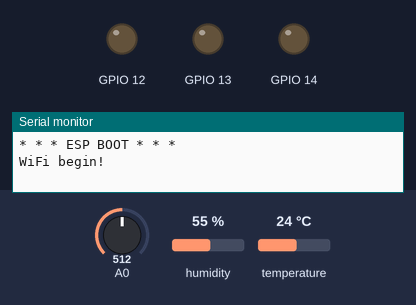
Simulated run of this sketch. Board: ESP8266 (NodeMCU). On the bench: output pins drawn as LEDs (lit = HIGH), the last lines printed to the serial monitor. The test bench sets the inputs (shaded band); at power-on: A0 = 512, humidity 55 %, temperature 24 °C. WiFi joins after 1.5 s; servers stay silent unless stated; network time is answered at once with the bench clock; uploads are accepted with an empty reply; the local clock reads 2024-03-15 10:24:30 at power-on unless the sketch sets it.

Above: at 0.1 s.
At 1.8 s:
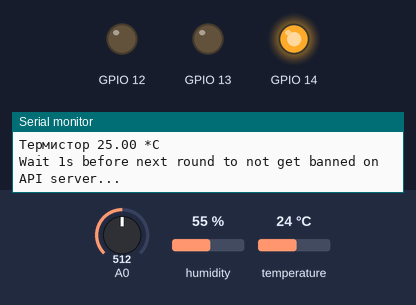
Timing chart, 0 to 3.3 s (numbered marks = the images above):
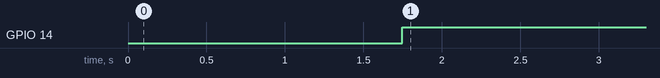

The sketch:

ladurbo_dht.ino
```cpp
#include <Arduino.h>
#include <ESP8266WiFi.h>
#include <ESP8266HTTPClient.h>
#include <WiFiClientSecureBearSSL.h>
#include "DHT.h"
#include "thermistor.h"
#include <WiFiUdp.h>
#include <NTPClient.h>
DHT dht(4, DHT22);
thermistor therm(0, 10000, 3950);
WiFiUDP ntpUDP;
int hrs;
NTPClient timeClient(ntpUDP, "europe.pool.ntp.org", 3 * 3600, 60000);
void setup() {
  Serial.begin(115200);
  Serial.println(F("\n\r* * * ESP BOOT * * *"));
  Serial.println(F("WiFi begin!"));
  WiFi.mode(WIFI_STA);
  WiFi.begin("liki", "06086080");
  pinMode(12, OUTPUT);
  pinMode(13, OUTPUT);
  pinMode(14, OUTPUT);
  digitalWrite(14, 0);
  timeClient.begin();


dht.begin();
  while (WiFi.status() != WL_CONNECTED) {
    delay(500);
    Serial.print(".");
  }
  Serial.println(F("\n\rWiFi connected!"));
}

void getpr24h() {
  float h = dht.readHumidity();
  float t = dht.readTemperature();
  std::unique_ptr<BearSSL::WiFiClientSecure>client(new BearSSL::WiFiClientSecure);
  client->setInsecure();
  HTTPClient https;
  String lol = "https://ladurbo.tk/esp8266/esp.php?t=";
  lol += String(t);
  lol += "&&h=";
  lol += String(h);
  Serial.print("Температура ");
  Serial.print(t);
  Serial.println();
  Serial.print("Влажность ");
  Serial.print(h);
  Serial.println();
  Serial.println(lol);
  if (https.begin(*client, lol)) {  // HTTPS
    int httpCode = https.GET();
    if (httpCode > 0) {
      Serial.printf("[HTTPS] GET... code: %d\n", httpCode);
      if (httpCode == HTTP_CODE_OK) {
        String payload = https.getString();
        Serial.println(String("[HTTPS] Received payload: ") + payload);
        int fan = payload.substring(1, payload.indexOf("l", 1)).toInt();
        int light = payload.substring(payload.indexOf("l", 1)+1, payload.length()-1).toInt();
        if (hrs > 23 or hrs < 9){
          Serial.println("Время спать");
          fan = 0;
          light = 0;
        }
        Serial.print("Вентилятор: ");
        Serial.print(fan);
        Serial.print(" Свет: ");
        Serial.print(light);
        Serial.println();
        analogWrite(12, fan);
        analogWrite(13, light);
        //int value = map(therm.getTempAverage(), 11, 21, 350, 1023);
        if (therm.getTempAverage() > 16) {
          digitalWrite(14, 1);
        }
        if (therm.getTempAverage() < 11 or light == 1) {
          digitalWrite(14, 0);
        }
        //Serial.println(value);
        //analogWrite(14, value);
      }
    } else {
      Serial.printf("[HTTPS] GET... failed, error: %s\n\r", https.errorToString(httpCode).c_str());
    }

    https.end();
  } else {
    Serial.printf("[HTTPS] Unable to connect\n\r");
  }
}

void gettime(){
  timeClient.update();
  hrs = timeClient.getHours();
  Serial.print("Время: ");
  Serial.print(timeClient.getFormattedTime());
  Serial.println();
}

void loop() {
  gettime();
  getpr24h();
  Serial.print("Термистор ");
  Serial.print(therm.getTempAverage());
  Serial.print(" *C");
  Serial.println();
  Serial.println("Wait 1s before next round to not get banned on API server...");
  delay(1000);
}
```

thermistor.h
```cpp
// мини-класс для работы с термисторами по закону Стейнхарта-Харта
// GND --- термистор --- A0 --- 10к --- 5V
#define SAMPLE_AVERAGE 20   // количество чтений для усреднения

class thermistor {
  public:
    thermistor(byte pin, int resistance, int beta, int tempBase = 25, int resistBase = 10000);
    float getTemp();
    float getTempAverage();
  private:
    float computeTemp(int analog);
    byte _pin = 0;
    int _beta = 0;
    int _tempBase = 25;
    int _resistance = 10000;
    int _resistBase = 10000;
};

thermistor::thermistor(byte pin, int resistance, int beta, int tempBase, int resistBase) {
  _pin = pin;
  _beta = beta;
  _tempBase = tempBase;
  _resistBase = resistBase;
  _resistance = resistance;
}

float thermistor::computeTemp(int analog) {
  float temp;
  temp = _resistBase / ((float)1024 / analog - 1);
  temp /= (float)_resistance;                        // (R/Ro)
  temp = log(temp) / _beta;            		// 1/B * ln(R/Ro)
  temp += (float)1.0 / (_tempBase + 273.15);  // + (1/To)
  temp = (float)1.0 / temp - 273.15;    		// инвертируем и конвертируем в градусы по Цельсию
  return temp;
}

float thermistor::getTemp() {
  return computeTemp(analogRead(_pin));
}

float thermistor::getTempAverage() {
  int analogAverage = 0;
  for (byte i = 0; i < SAMPLE_AVERAGE; i++)
    analogAverage += analogRead(_pin);
  analogAverage /= SAMPLE_AVERAGE;
  return computeTemp(analogAverage);
}
```

Measured:
- by itself, GPIO 14: LOW → HIGH at 1.7 s
